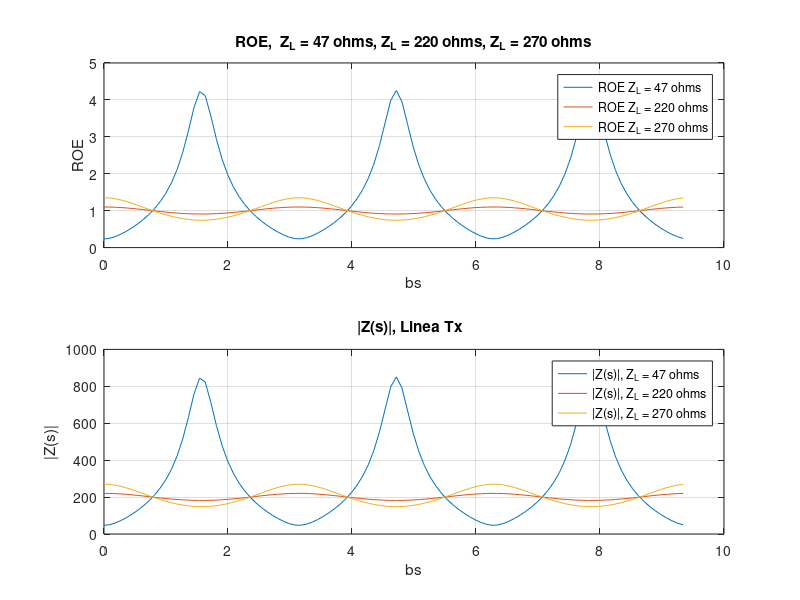

Write MATLAB code to recreate this figure.
clear all;
clc;
%--------- Linea Tx  --------- 
%ROE, |v(s)|
vo = 1;
zo = 200;
f=433*10^6;
landa=(3*10^8)/f;
b=2*pi/landa;
s=0:0.01:(3/2)*landa;
bs = b*s;

zl = [47 220 270];

for i=1:3
    ro(i) = (zl(i)-zo)./(zl(i)+zo);
end

rs1= ro(1).*exp(-2*1i.*bs);
roe1 = abs ((1+rs1) ./ (1-rs1));

rs2= ro(2).*exp(-2*1i.*bs);
roe2 = abs ((1+rs2) ./ (1-rs2));

rs3= ro(3).*exp(-2*1i.*bs);
roe3 = abs ((1+rs3) ./ (1-rs3));

vs1 = vo.*( exp(1*1i.*bs) + ro(1).*exp(-1*1i.*bs) );
is1 = (vo/zo).*( exp(1*1i.*bs) - ro(1).*exp(-1*1i.*bs) );
zs1 = vs1./is1;
    
vs2 = vo.*( exp(1*1i.*bs) + ro(2).*exp(-1*1i.*bs) );
is2 = (vo/zo).*( exp(1*1i.*bs) - ro(2).*exp(-1*1i.*bs) );
zs2 = vs2./is2;
    
vs3 = vo.*( exp(1*1i.*bs) + ro(3).*exp(-1*1i.*bs) );
is3 = (vo/zo).*( exp(1*1i.*bs) - ro(3).*exp(-1*1i.*bs) );
zs3 = vs3./is3;

figure(1)
subplot(2,1,1);
plot(bs,roe1,bs,roe2,bs,roe3);
title('ROE,  Z_L = 47 ohms, Z_L = 220 ohms, Z_L = 270 ohms');
xlabel('bs');
ylabel('ROE');
lgd = legend('ROE Z_L = 47 ohms','ROE Z_L = 220 ohms','ROE Z_L = 270 ohms');
grid on;

subplot(2,1,2);
plot(bs,abs(zs1), bs,abs(zs2), bs,abs(zs3) );
title('|Z(s)|, Linea Tx  ');
xlabel('bs');
ylabel('|Z(s)|')
lgd = legend('|Z(s)|, Z_L = 47 ohms','|Z(s)|, Z_L = 220 ohms','|Z(s)|, Z_L = 270 ohms');
grid on;
